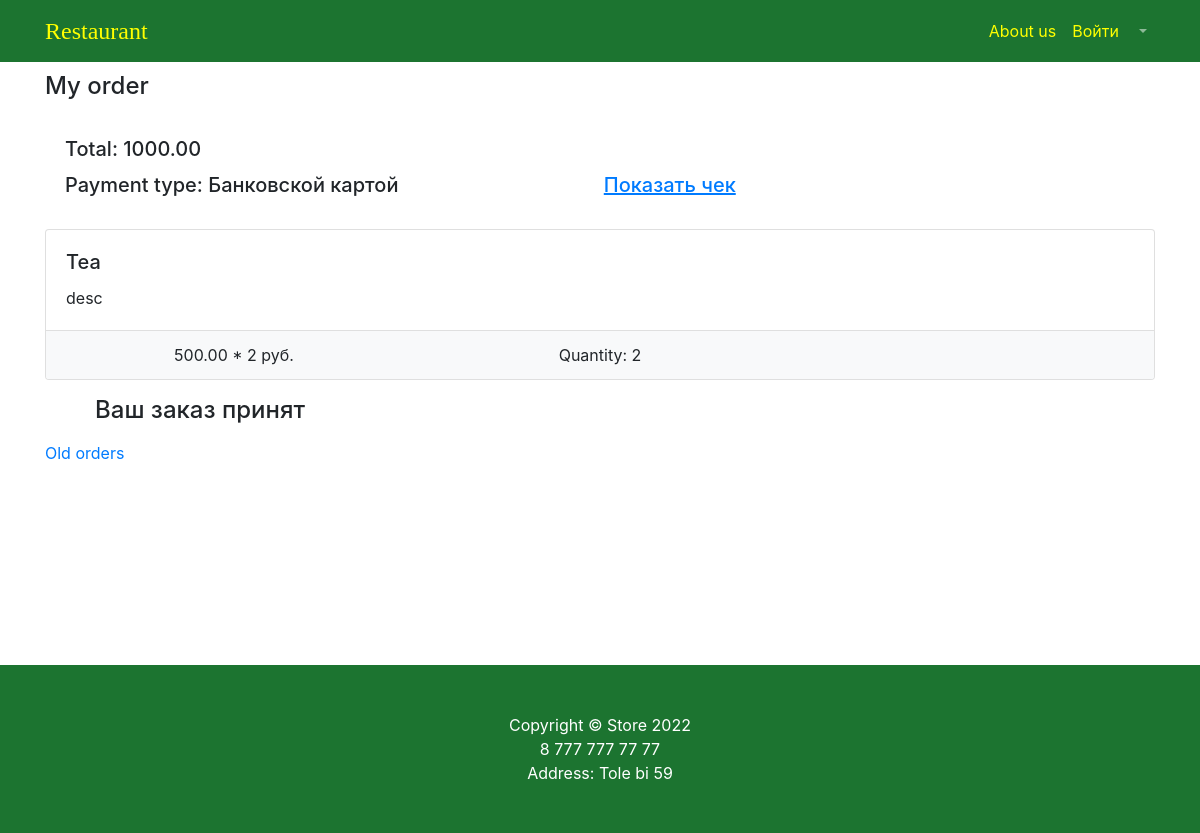
The app's page /store/order-created/ (signed in), older data.
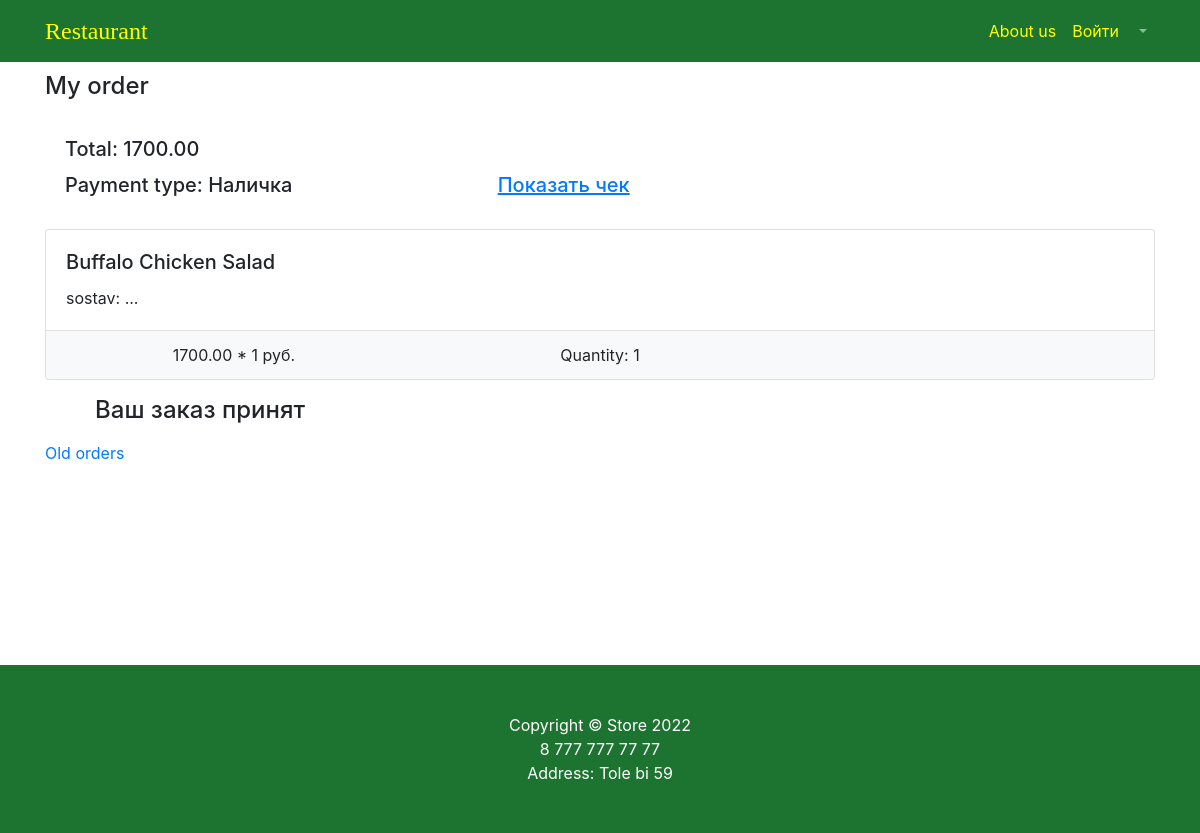
The same page, newer data.
### products/models.py (models this page shows, shortened)
class Order(models.Model):
    user = models.ForeignKey(to=User, on_delete=models.CASCADE)
    status = models.BooleanField(default=False)
    payment = models.OneToOneField(to=Payment, on_delete=models.CASCADE)
    created_at = models.DateTimeField(auto_now_add=True)
    updated_at = models.DateTimeField(auto_now=True)
    place_number = models.PositiveIntegerField()

class Payment(models.Model):
    status = models.BooleanField(default=False)
    type = models.CharField(max_length=12, default='Наличка')
    total = models.DecimalField(max_digits=12, decimal_places=2, default=0)
    created_at = models.DateTimeField(auto_now_add=True)
    updated_at = models.DateTimeField(auto_now=True)

class OrderItem(models.Model):
    dish = models.ForeignKey(to=Dish, on_delete=models.CASCADE)
    quantity = models.PositiveSmallIntegerField(default=0)
    order = models.ForeignKey('Order', on_delete=models.CASCADE, null=True, blank=True,
                                    related_name='order_items')

class Dish(models.Model):
    name = models.CharField(max_length=256)
    description = models.TextField()
    price = models.DecimalField(max_digits=10, decimal_places=2)
    is_active = models.BooleanField(default=True)
    image = models.ImageField(upload_to='product_image')
    category = models.ForeignKey(to=Category, on_delete=models.CASCADE)

### products/views.py (the view)
# urls.py: path('order-created/', views.order_created, name='order_created'),
@login_required
def order_created(request):
    order = Order.objects.get(user=request.user, status=False)
    order.status=True
    order.save()
    orderitems = OrderItem.objects.filter(order=order)
    total = 0
    for orderitem in orderitems:
        total += orderitem.quantity * orderitem.dish.price
    context = {
        'title': 'storeApp',
        'order': order,
        'total': total,
        'orderitems': orderitems
    }
    return render(request, 'products/order-create-succes.html', context)

### products/templates/products/order-create-succes.html (shortened to what this page needs)
{% load static %}
<!DOCTYPE html>
<html lang="en">
<head>
    <link href="{% static 'vendor/bootstrap/css/bootstrap.min.css' %}" rel="stylesheet">
    <link href="{% static 'vendor/css/products.css' %}" rel="stylesheet">
</head>
<nav class="navbar navbar-expand-lg navbar-dark fixed-top" style="background-color: #1c7430">
    <div class="container">
        <a class="navbar-brand" href="/store/products/" style="color: yellow; font-family: 'Sans Serif Collection'; font-size: 24px">Restaurant</a>
        <div class="collapse navbar-collapse" id="navbarResponsive">
            <ul class="navbar-nav ml-auto">
                <li class="nav-item">
                    <a class="nav-link" href="products.html" style="color: yellow">About us  </a>
                </li>
                <li class="nav-item">
                    <a class="nav-link" href="/users/login/" style="color: yellow">Войти </a>
                </li>
                <li class="nav-item dropdown">
                    <a class="nav-link dropdown-toggle" href="#" id="navbarDropdown" role="button"
                       data-bs-toggle="dropdown" aria-expanded="false">
                    </a>
                </li>
            </ul>
        </div>
    </div>
</nav>
<div class="container">
   {% if order %}
        <h4 class="mt-3 mb-3 d-flex justify-content-between align-items-center mb-3">
                My order
        </h4>
       <div class="card-body">
            <h5 class="card-title">Total: {{ total }}</h5>
            <h5 class="card-title"> Payment type: {{ order.payment.type }} <a style="margin-left: 200px; text-decoration: underline" href="#">Показать чек</a></h5>
       </div>
       {% for orderitem in orderitems %}
        <div class="card mb-3">
                    <div class="card-body">
                        <h5 class="card-title">{{orderitem.dish.name}}</h5>
                        <p class="card-text">{{ orderitem.dish.description }}</p>
                    </div>
                    <ul class="list-group list-group-flush">
                        <li class="list-group-item bg-light">
                            <div class="row text-center">
                            <div class="col-lg-4">{{ orderitem.dish.price }} * {{ orderitem.quantity }} руб. </div>
                                <div class="col-lg-4">Quantity: {{ orderitem.quantity }}</div>
                            </div>
                        </li>
                    </ul>
                </div>
    {% endfor %}
       <h4  style="margin-left: 50px" class="mt-3 mb-3 d-flex justify-content-between align-items-center mb-3">
            Ваш заказ принят
        </h4>
       <a href="{% url 'products:old_order' %}">Old orders
                                    </a>
    {% endif %}
</div>
<footer class="py-5" style="background-color: #1c7430;margin-top: 200px;">
    <div class="container" style="background-color: #1c7430">
        <p class="m-0 text-center text-white">Copyright &copy; Store 2022</p>
        <p class="m-0 text-center text-white">8 777 777 77 77</p>
        <p class="m-0 text-center text-white">Address: Tole bi 59</p>
    </div>
</footer>
</html>

Row changes from the older to the newer data that the page shows:
no longer on this page (row edited): Order: payment.type "Банковской картой"
no longer on this page (row edited): OrderItem: dish.name "Tea", dish.description "desc", dish.price "500.00", quantity "2"
added Order: payment.type "Наличка"
added OrderItem: dish.name "Buffalo Chicken Salad", dish.description "sostav: ...", dish.price "1700.00", quantity "1"
Text that changed along with them:
{{ total }}: "1000.00" → "1700.00"
